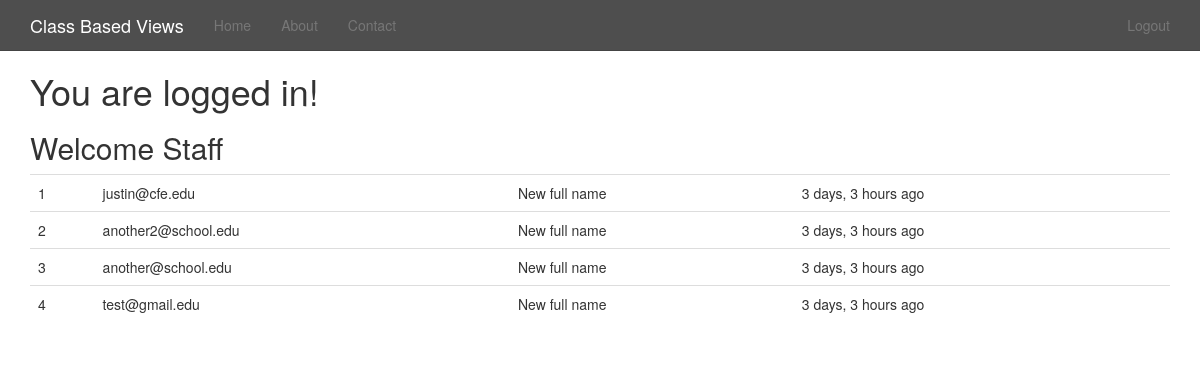
The app's page / (signed in) with its own data.
### newsletter/models.py (models this page shows, shortened)
class SignUp(models.Model):
	email = models.EmailField()
	full_name = models.CharField(max_length=120, blank=True, null=True)
	timestamp = models.DateTimeField(auto_now_add=True, auto_now=False)
	updated = models.DateTimeField(auto_now_add=False, auto_now=True)

### newsletter/views.py (the view, shortened to what this page needs)
# urls.py: url(r'^$', 'newsletter.views.home', name='home'),
def home(request):
	title = 'Sign Up Now'
	form = SignUpForm(request.POST or None)
	context = {
		"title": title,
		"form": form
	}
	if request.user.is_authenticated() and request.user.is_staff:
		queryset = SignUp.objects.all().order_by('-timestamp') #.filter(full_name__iexact="Justin")
		context = {
			"queryset": queryset
		}
	return render(request, "home.html", context)

### templates/home.html (shortened to what this page needs)
{% extends "base.html" %}
{% load crispy_forms_tags %}
{% load staticfiles %}
{% block content %}
 {% if request.user.is_authenticated %}
<h1>You are logged in!</h1>
	{% if queryset %}
	<h2>Welcome Staff</h2>
	<table class='table'>
	{% for instance in queryset %}
		<tr><td>{{ forloop.counter }}</td><td>{{ instance.email }}</td><td>{{ instance.full_name }}</td><td>{{ instance.timestamp|timesince }} ago</td></tr>
	{% endfor %}
	</table>
	{% endif %}
{% endif %}
{% endblock %}

### static_in_pro/our_static/css/navbar-static-top.css (style rules this page uses)
body { min-height: 1000px; }

### records on screen
SignUp: email "justin@cfe.edu", full_name "New full name", timestamp "3 days, 3 hours"
SignUp: email "another2@school.edu", full_name "New full name", timestamp "3 days, 3 hours"
SignUp: email "another@school.edu", full_name "New full name", timestamp "3 days, 3 hours"
SignUp: email "test@gmail.edu", full_name "New full name", timestamp "3 days, 3 hours"
